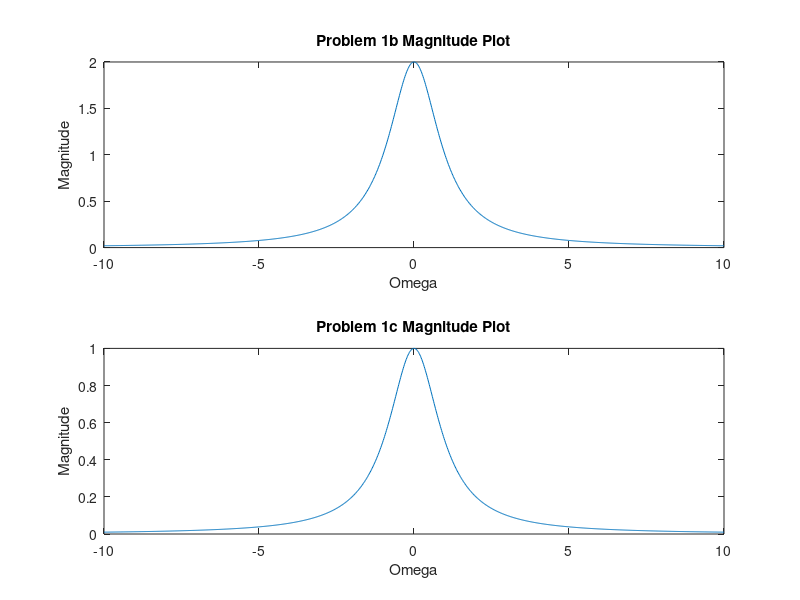

Write MATLAB code to recreate this figure.
clear;
clc;
format compact;
close all;

a = 1;
N = 10;

prob1a = @(a, w) 1./(a - 1i.*w);
prob1b = @(a, w) (2*a)./((a.^2) + (w.^2));
prob1c = @(a, w) 1./((a + 1i*w).^2);

xAxis = linspace(-N, N, 1000);

subplot(2, 1, 1);
plot(xAxis, abs(prob1b(a, xAxis)));
xlabel('Omega');
ylabel('Magnitude');
title('Problem 1b Magnitude Plot');

subplot(2, 1, 2);
plot(xAxis, abs(prob1c(a, xAxis)));
xlabel('Omega');
ylabel('Magnitude');
title('Problem 1c Magnitude Plot');